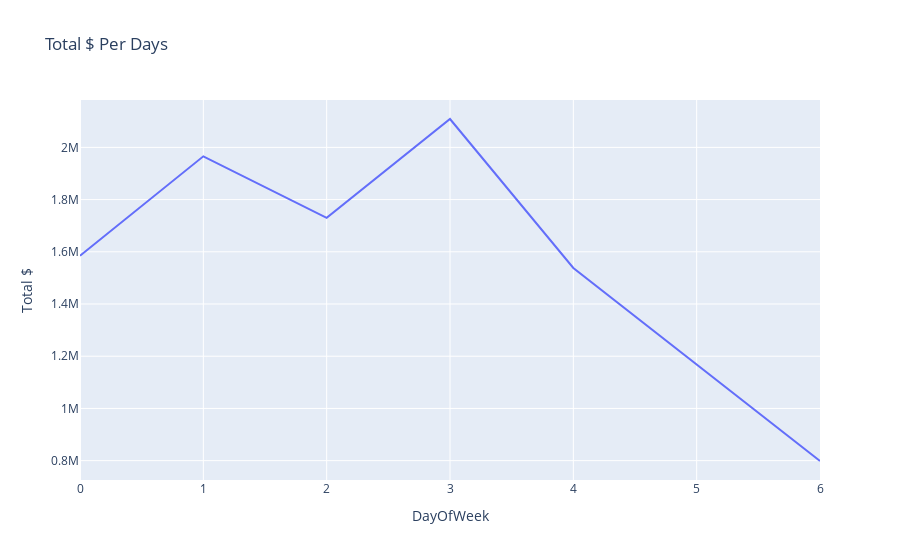

Notebook code cell kept with this figure:
### Code cell
px.line(x=df_day_sale.index,y=df_day_sale.values,labels={'x':'DayOfWeek','y':'Total $'},title='Total $ Per Days')

### Figure 1 — Plotly figure (JSON) as saved in the notebook; plotly's stock layout.template omitted (floating-point values rounded to 4 significant figures)
{"data": [{"hovertemplate": "DayOfWeek=%{x}<br>Total $=%{y}<extra></extra>", "legendgroup": "", "line": {"color": "#636efa", "dash": "solid"}, "marker": {"symbol": "circle"}, "mode": "lines", "name": "", "orientation": "v", "showlegend": false, "type": "scatter", "x": [0, 1, 2, 3, 4, 6], "xaxis": "x", "y": [1585000.0, 1966000.0, 1730000.0, 2109000.0, 1538000.0, 798700.0], "yaxis": "y"}], "layout": {"legend": {"tracegroupgap": 0}, "title": {"text": "Total $ Per Days"}, "xaxis": {"anchor": "y", "domain": [0, 1], "title": {"text": "DayOfWeek"}}, "yaxis": {"anchor": "x", "domain": [0, 1], "title": {"text": "Total $"}}}}
